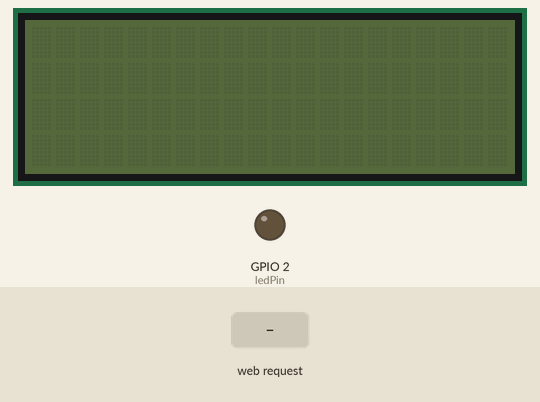
Recording of a sketch running on a simulated ESP8266 (NodeMCU). Parts: 20×4 character LCD, output pins drawn as LEDs (lit = HIGH). The test bench sets the inputs (shaded band). WiFi joins after 1.5 s; servers stay silent unless stated; what the sketch prints to the serial monitor is not drawn.

Above: at 2.7 s.
2.8 s: HTTP request GET /LED=ON received
At 3.9 s:
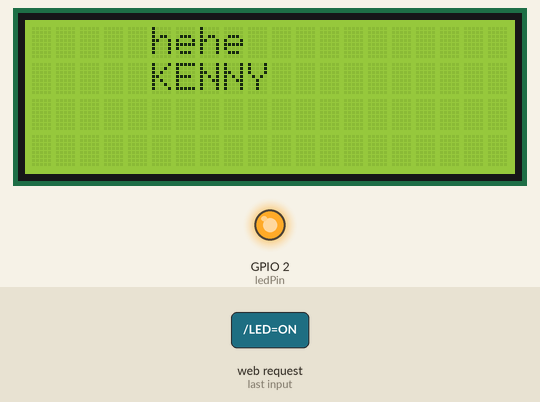
4.3 s: HTTP request GET /LED=OFF received
At 5.0 s:
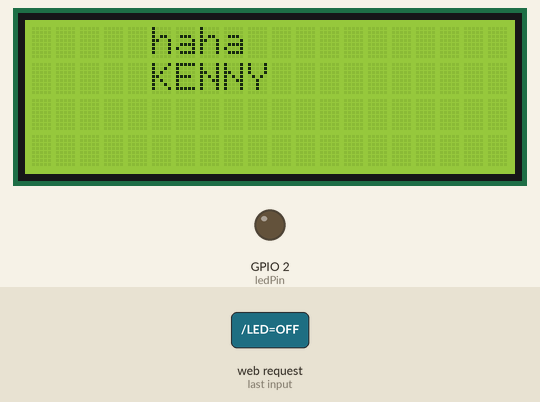
Timing chart, 0 to 7.3 s (numbered marks = the images above; inputs shaded):
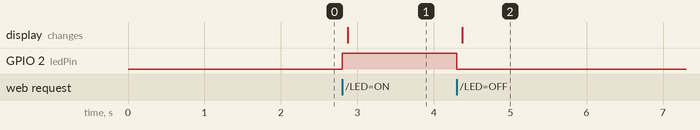

The sketch:

I2C_Scanner.ino
```cpp
#include <Wire.h>
#include <LiquidCrystal_I2C.h>


#include <ESP8266WiFi.h>


// Construct an LCD object and pass it the
// I2C address, width (in characters) and
// height (in characters). Depending on the
// Actual device, the IC2 address may change.
LiquidCrystal_I2C lcd(0x27, 20, 4);


const char* ssid = "~~~~~~~~~~~-1";
const char* password = "~~~~~~~~";

int ledPin = 2; // GPIO2
WiFiServer server(80);

void setup() {
  Serial.begin(115200);
  delay(10);

  pinMode(ledPin, OUTPUT);
  digitalWrite(ledPin, LOW);

  // Connect to WiFi network
  Serial.println();
  Serial.println();
  Serial.print("Connecting to ");
  Serial.println(ssid);

  WiFi.begin(ssid, password);

  while (WiFi.status() != WL_CONNECTED) {
    delay(500);
    Serial.print(".");
  }
  Serial.println("");
  Serial.println("WiFi connected");

  // Start the server
  server.begin();
  Serial.println("Server started");

  // Print the IP address
  Serial.print("Use this URL to connect: ");
  Serial.print("http://");
  Serial.print(WiFi.localIP());
  Serial.println("/");

}

void loop() {
  // Check if a client has connected
  WiFiClient client = server.available();
  if (!client) {
    return;
  }

  // Wait until the client sends some data
  Serial.println("new client");
  while (!client.available()) {
    delay(1);
  }

  // Read the first line of the request
  String request = client.readStringUntil('\r');
  Serial.println(request);
  client.flush();

  // Match the request

  int value = LOW;
  if (request.indexOf("/LED=ON") != -1) {
    digitalWrite(ledPin, HIGH);
    lcd2004("hehe");
    value = HIGH;
  }
  if (request.indexOf("/LED=OFF") != -1) {
    digitalWrite(ledPin, LOW);
    lcd2004("haha");

    value = LOW;
  }

  // Set ledPin according to the request
  //digitalWrite(ledPin, value);

  // Return the response
  client.println("HTTP/1.1 200 OK");
  client.println("Content-Type: text/html");
  client.println(""); // do not forget this one
  client.println("<!DOCTYPE HTML>");
  client.println("<html>");

  client.print("Led pin is now: ");

  if (value == HIGH) {
    client.print("On");
  } else {
    client.print("Off");
  }
  client.println("<br><br>");
  client.println("Click <a href=\"/LED=ON\">here</a> turn the LED on pin 2 ON<br>");
  client.println("Click <a href=\"/LED=OFF\">here</a> turn the LED on pin 2 OFF<br>");
  client.println("</html>");

  delay(1);
  Serial.println("Client disonnected");
  Serial.println("");

}


// Construct an LCD object and pass it the
// I2C address, width (in characters) and
// height (in characters). Depending on the
// Actual device, the IC2 address may change.
//LiquidCrystal_I2C lcd(0x27, 20, 4);

void lcd2004(String args) {

  // The begin call takes the width and height. This
  // Should match the number provided to the constructor.

  lcd.init();

  // Turn on the backlight.
  lcd.backlight();

  // Move the cursor characters to the right and
  // zero characters down (line 1).
  lcd.setCursor(5, 0);

  // Print HELLO to the screen, starting at 5,0.
  lcd.print(args);

  // Move the cursor to the next line and print
  // WORLD.
  lcd.setCursor(5, 1);
  lcd.print("KENNY");
}

void scannerI2C() {
  Serial.begin (115200);

  // Leonardo: wait for serial port to connect
  while (!Serial)
  {
  }

  Serial.println ();
  Serial.println ("I2C scanner. Scanning ...");
  byte count = 0;

  Wire.begin();
  for (byte i = 8; i < 120; i++)
  {
    Wire.beginTransmission (i);
    if (Wire.endTransmission () == 0)
    {
      Serial.print ("Found address: ");
      Serial.print (i, DEC);
      Serial.print (" (0x");
      Serial.print (i, HEX);
      Serial.println (")");
      count++;
      delay (1);  // maybe unneeded?
    } // end of good response
  } // end of for loop
  Serial.println ("Done.");
  Serial.print ("Found ");
  Serial.print (count, DEC);
  Serial.println (" device(s).");
}  // end of setup

//void loop() {}
```

Measured:
- after the input at 2.8 s, GPIO 2 (ledPin): LOW → HIGH at once; the display: changes after 0.08 s (image 1)
- after the input at 4.3 s, GPIO 2 (ledPin): HIGH → LOW at once; the display: changes after 0.08 s (image 2)
